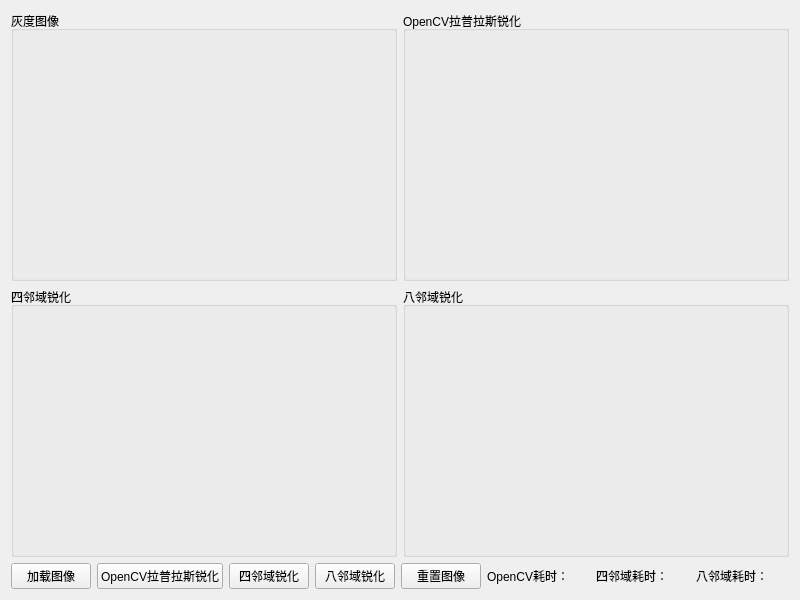
<?xml version="1.0" encoding="UTF-8"?>
<ui version="4.0">
 <class>Widget</class>
 <widget class="QWidget" name="Widget">
  <property name="geometry">
   <rect>
    <x>0</x>
    <y>0</y>
    <width>800</width>
    <height>600</height>
   </rect>
  </property>
  <property name="windowTitle">
   <string>Widget</string>
  </property>
  <layout class="QGridLayout" name="gridLayout">
   <item row="0" column="0">
    <widget class="QGroupBox" name="groupBox">
     <property name="sizePolicy">
      <sizepolicy hsizetype="Expanding" vsizetype="Expanding">
       <horstretch>0</horstretch>
       <verstretch>0</verstretch>
      </sizepolicy>
     </property>
     <property name="title">
      <string>灰度图像</string>
     </property>
     <layout class="QVBoxLayout" name="verticalLayout">
      <item>
       <widget class="QLabel" name="lbl_grayPic">
        <property name="text">
         <string/>
        </property>
       </widget>
      </item>
     </layout>
    </widget>
   </item>
   <item row="0" column="1">
    <widget class="QGroupBox" name="groupBox_2">
     <property name="sizePolicy">
      <sizepolicy hsizetype="Expanding" vsizetype="Expanding">
       <horstretch>0</horstretch>
       <verstretch>0</verstretch>
      </sizepolicy>
     </property>
     <property name="title">
      <string>OpenCV拉普拉斯锐化</string>
     </property>
     <layout class="QVBoxLayout" name="verticalLayout_2">
      <item>
       <widget class="QLabel" name="lbl_LaplacianCV">
        <property name="text">
         <string/>
        </property>
       </widget>
      </item>
     </layout>
    </widget>
   </item>
   <item row="1" column="0">
    <widget class="QGroupBox" name="groupBox_4">
     <property name="sizePolicy">
      <sizepolicy hsizetype="Expanding" vsizetype="Expanding">
       <horstretch>0</horstretch>
       <verstretch>0</verstretch>
      </sizepolicy>
     </property>
     <property name="title">
      <string>四邻域锐化</string>
     </property>
     <layout class="QVBoxLayout" name="verticalLayout_4">
      <item>
       <widget class="QLabel" name="lbl_LaplacianOwn4">
        <property name="text">
         <string/>
        </property>
       </widget>
      </item>
     </layout>
    </widget>
   </item>
   <item row="1" column="1">
    <widget class="QGroupBox" name="groupBox_3">
     <property name="sizePolicy">
      <sizepolicy hsizetype="Expanding" vsizetype="Expanding">
       <horstretch>0</horstretch>
       <verstretch>0</verstretch>
      </sizepolicy>
     </property>
     <property name="title">
      <string>八邻域锐化</string>
     </property>
     <layout class="QVBoxLayout" name="verticalLayout_3">
      <item>
       <widget class="QLabel" name="lbl_LaplacianOwn8">
        <property name="text">
         <string/>
        </property>
       </widget>
      </item>
     </layout>
    </widget>
   </item>
   <item row="2" column="0" colspan="2">
    <layout class="QHBoxLayout" name="horizontalLayout">
     <item>
      <widget class="QPushButton" name="btn_loadPic">
       <property name="text">
        <string>加载图像</string>
       </property>
      </widget>
     </item>
     <item>
      <widget class="QPushButton" name="btn_LaplacianCV">
       <property name="text">
        <string>OpenCV拉普拉斯锐化</string>
       </property>
      </widget>
     </item>
     <item>
      <widget class="QPushButton" name="btn_LaplacianOwn4">
       <property name="text">
        <string>四邻域锐化</string>
       </property>
      </widget>
     </item>
     <item>
      <widget class="QPushButton" name="btn_LaplacianOwn8">
       <property name="text">
        <string>八邻域锐化</string>
       </property>
      </widget>
     </item>
     <item>
      <widget class="QPushButton" name="btn_resetPic">
       <property name="text">
        <string>重置图像</string>
       </property>
      </widget>
     </item>
     <item>
      <widget class="QLabel" name="label_5">
       <property name="text">
        <string>OpenCV耗时：</string>
       </property>
      </widget>
     </item>
     <item>
      <widget class="QLabel" name="lbl_takeTimeCV">
       <property name="text">
        <string/>
       </property>
      </widget>
     </item>
     <item>
      <widget class="QLabel" name="label_8">
       <property name="text">
        <string>四邻域耗时：</string>
       </property>
      </widget>
     </item>
     <item>
      <widget class="QLabel" name="lbl_takeTimeOwn4">
       <property name="text">
        <string/>
       </property>
      </widget>
     </item>
     <item>
      <widget class="QLabel" name="label_10">
       <property name="text">
        <string>八邻域耗时：</string>
       </property>
      </widget>
     </item>
     <item>
      <widget class="QLabel" name="lbl_takeTimeOwn8">
       <property name="text">
        <string/>
       </property>
      </widget>
     </item>
    </layout>
   </item>
  </layout>
 </widget>
 <resources/>
 <connections/>
</ui>
